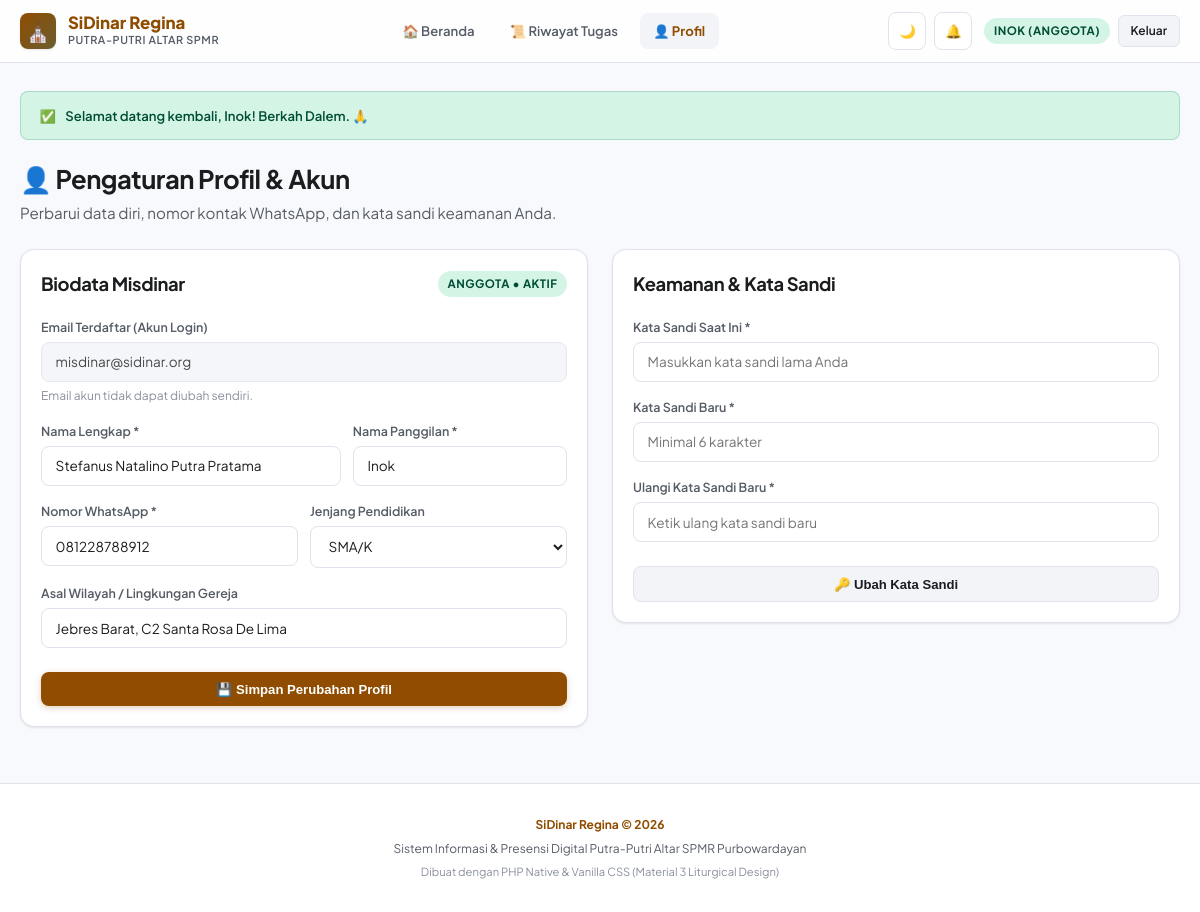
Page /anggota/profil.php (signed in) on the committed database.
### tables this page shows
CREATE TABLE IF NOT EXISTS `profiles` (
  `id` INT AUTO_INCREMENT PRIMARY KEY,
  `email` VARCHAR(191) NOT NULL UNIQUE,
  `password` VARCHAR(255) NOT NULL,
  `nama_lengkap` VARCHAR(255) NOT NULL,
  `nama_panggilan` VARCHAR(100) NOT NULL,
  `no_telepon` VARCHAR(50) NOT NULL,
  `asal_wilayah_teks` VARCHAR(255) NOT NULL,
  `jenjang` ENUM('SD', 'SMP', 'SMA/K', 'Mahasiswa', 'Umum') NOT NULL DEFAULT 'SMA/K',
  `role` ENUM('anggota', 'pengurus') NOT NULL DEFAULT 'anggota',
  `status` ENUM('pending', 'aktif', 'nonaktif') NOT NULL DEFAULT 'pending',
  `created_at` DATETIME DEFAULT CURRENT_TIMESTAMP,
  `updated_at` DATETIME DEFAULT CURRENT_TIMESTAMP ON UPDATE CURRENT_TIMESTAMP
);

### includes/auth.php (called while the page is built, shortened)
<?php
function is_logged_in(): bool {
    return isset($_SESSION['user']) && !empty($_SESSION['user']['id']);
}
function current_user(): ?array {
    return $_SESSION['user'] ?? null;
}
function is_pengurus(): bool {
    return is_logged_in() && ($_SESSION['user']['role'] ?? '') === 'pengurus';
}
function get_flash(): ?array {
    if (isset($_SESSION['flash'])) {
        $flash = $_SESSION['flash'];
        return $flash;
    }
    return null;
}
function base_url(string $path = ''): string {
    $script = $_SERVER['SCRIPT_NAME'] ?? '';
    $script_dir = str_replace('\\', '/', dirname($script));
    $root = preg_replace('/(\/(pengurus|anggota|api))$/i', '', $script_dir);
    $trimmed = ltrim($path, '/');
    return $trimmed ? ($root . '/' . $trimmed) : $root;
}

### anggota/profil.php (the view, shortened to what this page needs)
<?php
require_once __DIR__ . '/../includes/auth.php';
$user = current_user();
$pdo = get_db();
$uStmt = $pdo->prepare("SELECT * FROM profiles WHERE id = ?");
$uStmt->execute([$user['id']]);
$profile = $uStmt->fetch();
require_once __DIR__ . '/../includes/header.php';
?>
<div style="margin-bottom: 1.5rem;">
  <h1 style="font-size: 1.6rem; font-weight: 700; color: var(--text-main); margin-bottom: 0.25rem;">
    👤 Pengaturan Profil & Akun
  </h1>
  <p style="color: var(--text-muted); font-size: 0.95rem;">
    Perbarui data diri, nomor kontak WhatsApp, dan kata sandi keamanan Anda.
  </p>
</div>
<div style="display: grid; grid-template-columns: 1fr 1fr; gap: 1.5rem; align-items: start;">
  <div class="card">
    <div style="display: flex; justify-content: space-between; align-items: center; margin-bottom: 1.25rem;">
      <h3 style="font-size: 1.15rem; font-weight: 700;">Biodata Misdinar</h3>
      <span class="badge <?= $profile['role'] === 'pengurus' ? 'badge-amber' : 'badge-emerald' ?>">
        <?= ucfirst($profile['role']) ?> &bull; <?= ucfirst($profile['status']) ?>
      </span>
    </div>
    <form method="POST" action="profil.php">
      <div style="display: flex; flex-direction: column; gap: 1rem;">
        <div>
          <label class="form-label">Email Terdaftar (Akun Login)</label>
          <input type="email" class="form-input" value="<?= htmlspecialchars($profile['email']) ?>" disabled style="background: var(--surface-low); opacity: 0.8;">
          <small style="color: var(--text-dim); font-size: 0.75rem;">Email akun tidak dapat diubah sendiri.</small>
        </div>
        <div style="display: grid; grid-template-columns: 1.4fr 1fr; gap: 0.75rem;">
          <div>
            <label class="form-label">Nama Lengkap *</label>
            <input type="text" name="nama_lengkap" class="form-input" value="<?= htmlspecialchars($profile['nama_lengkap']) ?>" required>
          </div>
          <div>
            <label class="form-label">Nama Panggilan *</label>
            <input type="text" name="nama_panggilan" class="form-input" value="<?= htmlspecialchars($profile['nama_panggilan']) ?>" required>
          </div>
        </div>
        <div style="display: grid; grid-template-columns: 1fr 1fr; gap: 0.75rem;">
          <div>
            <label class="form-label">Nomor WhatsApp *</label>
            <input type="tel" name="no_telepon" class="form-input" value="<?= htmlspecialchars($profile['no_telepon']) ?>" required>
          </div>
          <div>
            <label class="form-label">Jenjang Pendidikan</label>
            <select name="jenjang" class="form-select" required>
              <?php foreach (JENJANG_OPTIONS as $j): ?>
                <option value="<?= $j ?>" <?= $profile['jenjang'] === $j ? 'selected' : '' ?>><?= $j ?></option>
              <?php endforeach; ?>
            </select>
          </div>
        </div>
        <div>
          <label class="form-label">Asal Wilayah / Lingkungan Gereja</label>
          <input type="text" name="asal_wilayah_teks" class="form-input" value="<?= htmlspecialchars($profile['asal_wilayah_teks']) ?>" placeholder="Contoh: Jebres Barat, St. Theresia" required>
        </div>
        <button type="submit" class="btn btn-primary" style="margin-top: 0.5rem;">
          💾 Simpan Perubahan Profil
        </button>
      </div>
    </form>
  </div>
  <div class="card">
    <h3 style="font-size: 1.15rem; font-weight: 700; margin-bottom: 1.25rem;">Keamanan & Kata Sandi</h3>
    <form method="POST" action="profil.php">
      <div style="display: flex; flex-direction: column; gap: 1rem;">
        <div>
          <label class="form-label">Kata Sandi Saat Ini *</label>
          <input type="password" name="old_password" class="form-input" placeholder="Masukkan kata sandi lama Anda" required>
        </div>
        <div>
          <label class="form-label">Kata Sandi Baru *</label>
          <input type="password" name="new_password" class="form-input" placeholder="Minimal 6 karakter" required minlength="6">
        </div>
        <div>
          <label class="form-label">Ulangi Kata Sandi Baru *</label>
          <input type="password" name="confirm_password" class="form-input" placeholder="Ketik ulang kata sandi baru" required minlength="6">
        </div>
        <button type="submit" class="btn btn-secondary" style="margin-top: 0.5rem;">
          🔑 Ubah Kata Sandi
        </button>
      </div>
    </form>
  </div>
</div>
<?php require_once __DIR__ . '/../includes/footer.php'; ?>

### includes/header.php (shortened to what this page needs)
<?php
require_once __DIR__ . '/auth.php';
$current_user = current_user();
$flash = get_flash();
$base = base_url();
?>
<!DOCTYPE html>
<html lang="id" data-theme="light">
<head>
  <link rel="stylesheet" href="<?= $base ?>/assets/css/style.css">
</head>
<body>
<header class="navbar">
  <div class="nav-container">
    <a href="<?= $base ?>/index.php" class="brand-link">
      <div class="brand-logo">⛪</div>
      <div>
        <div class="brand-name">SiDinar Regina</div>
        <div class="brand-sub">Putra-Putri Altar SPMR</div>
      </div>
    </a>
    <?php if (is_logged_in()): ?>
    <nav class="nav-menu">
      <?php if (is_pengurus()): ?>
        <a href="<?= $base ?>/pengurus/index.php" class="nav-link <?= strpos($_SERVER['PHP_SELF'], 'pengurus/index.php') !== false ? 'active' : '' ?>">📊 Ringkasan</a>
        <a href="<?= $base ?>/pengurus/jadwal.php" class="nav-link <?= strpos($_SERVER['PHP_SELF'], 'pengurus/jadwal.php') !== false ? 'active' : '' ?>">📅 Jadwal Misa</a>
        <a href="<?= $base ?>/pengurus/presensi.php" class="nav-link <?= strpos($_SERVER['PHP_SELF'], 'pengurus/presensi.php') !== false ? 'active' : '' ?>">📋 Presensi Sakristi</a>
        <a href="<?= $base ?>/pengurus/anggota.php" class="nav-link <?= strpos($_SERVER['PHP_SELF'], 'pengurus/anggota.php') !== false ? 'active' : '' ?>">👥 Anggota</a>
        <a href="<?= $base ?>/pengurus/warta.php" class="nav-link <?= strpos($_SERVER['PHP_SELF'], 'pengurus/warta.php') !== false ? 'active' : '' ?>">📢 Warta</a>
      <?php else: ?>
        <a href="<?= $base ?>/anggota/index.php" class="nav-link <?= strpos($_SERVER['PHP_SELF'], 'anggota/index.php') !== false ? 'active' : '' ?>">🏠 Beranda</a>
        <a href="<?= $base ?>/anggota/riwayat.php" class="nav-link <?= strpos($_SERVER['PHP_SELF'], 'anggota/riwayat.php') !== false ? 'active' : '' ?>">📜 Riwayat Tugas</a>
        <a href="<?= $base ?>/anggota/profil.php" class="nav-link <?= strpos($_SERVER['PHP_SELF'], 'anggota/profil.php') !== false ? 'active' : '' ?>">👤 Profil</a>
      <?php endif; ?>
    </nav>
    <div class="nav-actions">
      <button type="button" id="btn-theme-toggle" class="btn-icon" onclick="toggleTheme()" title="Ubah Tema">🌙</button>
      <div style="position:relative;">
        <button type="button" class="btn-icon" onclick="openModal('modal-notifications')" title="Notifikasi Pengingat Tugas">
          🔔
        </button>
      </div>
      <div style="display:flex; align-items:center; gap:0.5rem; margin-left:0.25rem;">
        <span class="badge <?= is_pengurus() ? 'badge-amber' : 'badge-emerald' ?>">
          <?= htmlspecialchars($current_user['nama_panggilan'] ?? 'Akun') ?> (<?= ucfirst($current_user['role'] ?? '') ?>)
        </span>
        <a href="<?= $base ?>/logout.php" class="btn btn-secondary btn-sm" onclick="return confirm('Keluar dari sistem SiDinar?')" title="Keluar">
          Keluar
        </a>
      </div>
    </div>
    <?php endif; ?>
  </div>
</header>
<main class="main-wrapper">
  <?php if ($flash): ?>
    <div class="alert alert-<?= htmlspecialchars($flash['type']) ?>">
      <span><?= $flash['type'] === 'success' ? '✅' : ($flash['type'] === 'error' ? '⚠️' : 'ℹ️') ?></span>
      <div><?= htmlspecialchars($flash['message']) ?></div>
    </div>
  <?php endif; ?>

### rows in the picture
profiles: nama_panggilan "INOK", role "ANGGOTA", status "AKTIF", email "misdinar@sidinar.org", nama_lengkap "Stefanus Natalino Putra Pratama", nama_panggilan "Inok", no_telepon "081228788912", jenjang "SMA/K", asal_wilayah_teks "Jebres Barat, C2 Santa Rosa De Lima"

### other values in the picture
$flash['message'] "Selamat datang kembali, Inok! Berkah Dalem. 🙏"
